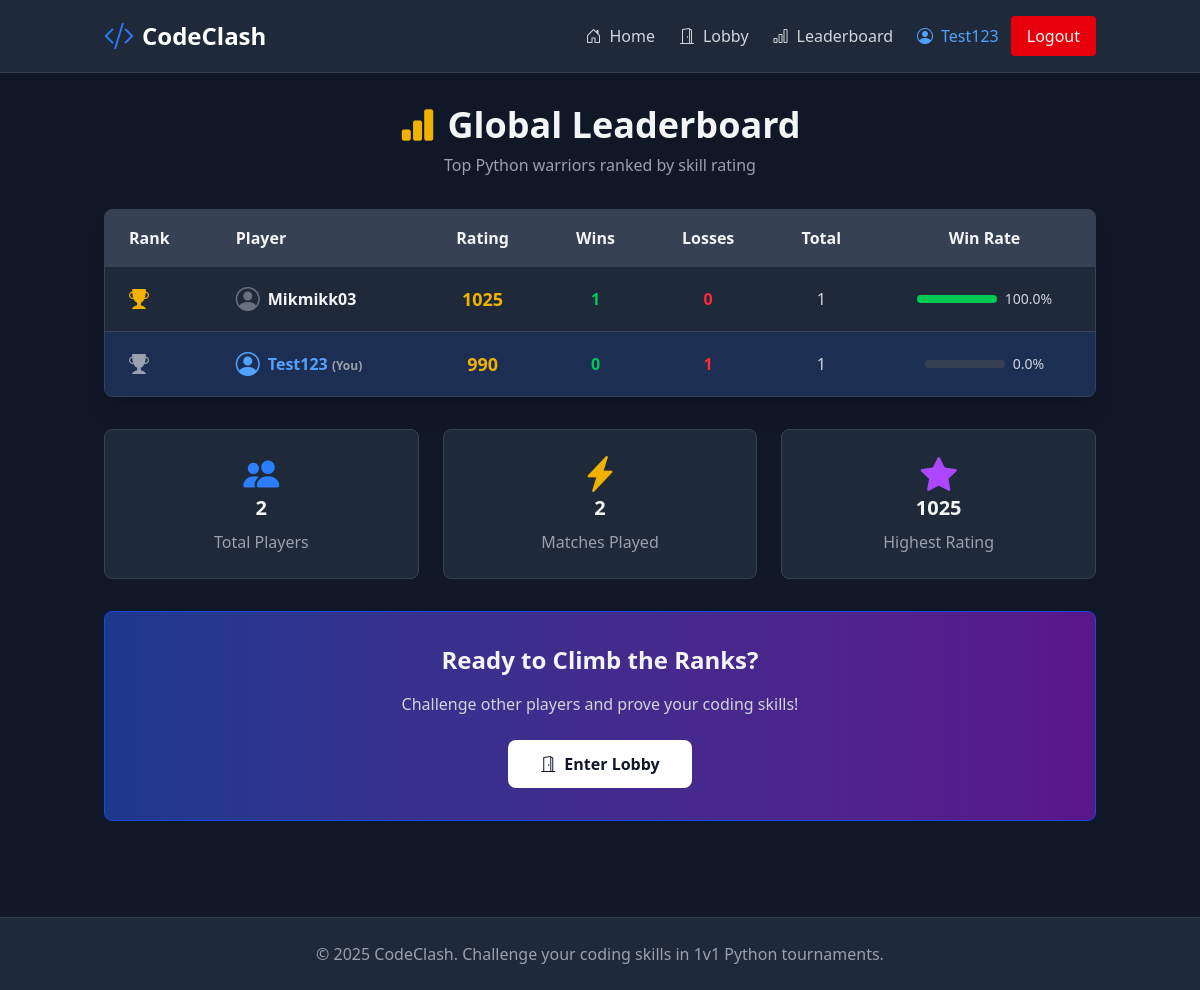
Page /leaderboard (signed in) on the committed database.
### tables this page shows
CREATE TABLE users (
            id INTEGER PRIMARY KEY AUTOINCREMENT,
            username TEXT UNIQUE NOT NULL,
            wins INTEGER DEFAULT 0,
            losses INTEGER DEFAULT 0,
            total_matches INTEGER DEFAULT 0,
            rating INTEGER DEFAULT 1000,
            created_at TIMESTAMP DEFAULT CURRENT_TIMESTAMP
        );

### app.py (the view)
@app.route('/leaderboard')
def leaderboard():
    conn = get_db()
    users = conn.execute('''
        SELECT username, wins, losses, total_matches,
               ROUND(CAST(wins AS FLOAT) / NULLIF(total_matches, 0) * 100, 2) as win_rate,
               rating
        FROM users
        ORDER BY rating DESC, wins DESC
        LIMIT 50
    ''').fetchall()
    conn.close()
    return render_template('leaderboard.html', users=users,
                         current_user=session.get('username'))

### app.py (called while the page is built)
def get_db():
    conn = sqlite3.connect(app.config['DATABASE'])
    conn.row_factory = sqlite3.Row
    return conn

### templates/leaderboard.html (shortened to what this page needs)
{% extends "base.html" %}
{% block content %}
<div class="container mx-auto px-4 py-8">
    <div class="max-w-5xl mx-auto">
        <div class="text-center mb-8">
            <h1 class="text-4xl font-bold mb-2 flex items-center justify-center gap-3">
                <i class="bi bi-bar-chart-fill text-yellow-500"></i>
                Global Leaderboard
            </h1>
            <p class="text-gray-400">Top Python warriors ranked by skill rating</p>
        </div>
        <div class="bg-gray-800 rounded-lg shadow-xl border border-gray-700 overflow-hidden">
            <div class="overflow-x-auto">
                <table class="w-full">
                    <thead class="bg-gray-700">
                        <tr>
                            <th class="px-6 py-4 text-left font-bold">Rank</th>
                            <th class="px-6 py-4 text-left font-bold">Player</th>
                            <th class="px-6 py-4 text-center font-bold">Rating</th>
                            <th class="px-6 py-4 text-center font-bold">Wins</th>
                            <th class="px-6 py-4 text-center font-bold">Losses</th>
                            <th class="px-6 py-4 text-center font-bold">Total</th>
                            <th class="px-6 py-4 text-center font-bold">Win Rate</th>
                        </tr>
                    </thead>
                    <tbody>
                        {% if users %}
                            {% for user in users %}
                            <tr class="border-t border-gray-700 hover:bg-gray-750 transition {% if user.username == current_user %}bg-blue-900/30{% endif %}">
                                <td class="px-6 py-4">
                                    <div class="flex items-center gap-2">
                                        {% if loop.index == 1 %}
                                            <i class="bi bi-trophy-fill text-yellow-500 text-xl"></i>
                                        {% elif loop.index == 2 %}
                                            <i class="bi bi-trophy-fill text-gray-400 text-xl"></i>
                                        {% elif loop.index == 3 %}
                                            <i class="bi bi-trophy-fill text-orange-600 text-xl"></i>
                                        {% else %}
                                            <span class="text-gray-400">#{{ loop.index }}</span>
                                        {% endif %}
                                    </div>
                                </td>
                                <td class="px-6 py-4">
                                    <div class="flex items-center gap-2">
                                        <i class="bi bi-person-circle text-2xl {% if user.username == current_user %}text-blue-400{% else %}text-gray-500{% endif %}"></i>
                                        <span class="font-bold {% if user.username == current_user %}text-blue-400{% endif %}">
                                            {{ user.username }}
                                            {% if user.username == current_user %}
                                                <span class="text-xs text-gray-400">(You)</span>
                                            {% endif %}
                                        </span>
                                    </div>
                                </td>
                                <td class="px-6 py-4 text-center">
                                    <span class="font-bold text-yellow-500 text-lg">{{ user.rating }}</span>
                                </td>
                                <td class="px-6 py-4 text-center">
                                    <span class="text-green-500 font-semibold">{{ user.wins }}</span>
                                </td>
                                <td class="px-6 py-4 text-center">
                                    <span class="text-red-500 font-semibold">{{ user.losses }}</span>
                                </td>
                                <td class="px-6 py-4 text-center">
                                    <span class="text-gray-300">{{ user.total_matches }}</span>
                                </td>
                                <td class="px-6 py-4 text-center">
                                    {% if user.total_matches > 0 %}
                                        <div class="flex items-center justify-center gap-2">
                                            <div class="w-20 bg-gray-700 rounded-full h-2">
                                                <div class="bg-green-500 h-2 rounded-full" style="width: {{ user.win_rate }}%"></div>
                                            </div>
                                            <span class="text-sm text-gray-300">{{ user.win_rate }}%</span>
                                        </div>
                                    {% else %}
                                        <span class="text-gray-500">-</span>
                                    {% endif %}
                                </td>
                            </tr>
                            {% endfor %}
                        {% endif %}
                    </tbody>
                </table>
            </div>
        </div>
        <div class="grid md:grid-cols-3 gap-6 mt-8">
            <div class="bg-gray-800 p-6 rounded-lg border border-gray-700 text-center">
                <i class="bi bi-people-fill text-4xl text-blue-500 mb-3"></i>
                <h3 class="text-xl font-bold mb-2">{{ users|length }}</h3>
                <p class="text-gray-400">Total Players</p>
            </div>
            <div class="bg-gray-800 p-6 rounded-lg border border-gray-700 text-center">
                <i class="bi bi-lightning-charge-fill text-4xl text-yellow-500 mb-3"></i>
                <h3 class="text-xl font-bold mb-2">{{ users|sum(attribute='total_matches') }}</h3>
                <p class="text-gray-400">Matches Played</p>
            </div>
            <div class="bg-gray-800 p-6 rounded-lg border border-gray-700 text-center">
                <i class="bi bi-star-fill text-4xl text-purple-500 mb-3"></i>
                <h3 class="text-xl font-bold mb-2">
                    {% if users %}
                        {{ users[0].rating }}
                    {% else %}
                        -
                    {% endif %}
                </h3>
                <p class="text-gray-400">Highest Rating</p>
            </div>
        </div>
        {% if current_user %}
        <div class="mt-8 bg-gradient-to-r from-blue-900 to-purple-900 rounded-lg p-8 text-center border border-blue-700">
            <h2 class="text-2xl font-bold mb-4">Ready to Climb the Ranks?</h2>
            <p class="text-gray-300 mb-6">Challenge other players and prove your coding skills!</p>
            <a href="/lobby" class="bg-white text-gray-900 font-bold py-3 px-8 rounded-lg hover:bg-gray-200 transition inline-flex items-center gap-2">
                <i class="bi bi-door-open"></i> Enter Lobby
            </a>
        </div>
        {% endif %}
    </div>
</div>
{% endblock %}

### templates/base.html (shortened to what this page needs)
<!DOCTYPE html>
<html lang="en">
<head>
    <script src="https://cdn.jsdelivr.net/npm/@tailwindcss/browser@4"></script>
    <link rel="stylesheet" href="https://cdn.jsdelivr.net/npm/bootstrap-icons@1.13.1/font/bootstrap-icons.min.css">
    <link rel="stylesheet" href="{{ url_for('static', filename='css/style.css') }}">
</head>
<body class="bg-gray-900 text-gray-100">
    <nav class="bg-gray-800 border-b border-gray-700">
        <div class="container mx-auto px-4 py-4">
            <div class="flex items-center justify-between">
                <div class="flex items-center space-x-2">
                    <i class="bi bi-code-slash text-3xl text-blue-500"></i>
                    <a href="/" class="text-2xl font-bold text-white hover:text-blue-400 transition">CodeClash</a>
                </div>
                <div class="flex items-center space-x-6">
                    <a href="/" class="text-gray-300 hover:text-white transition flex items-center gap-2">
                        <i class="bi bi-house-door"></i> Home
                    </a>
                    {% if session.get('user_id') %}
                    <a href="/lobby" class="text-gray-300 hover:text-white transition flex items-center gap-2">
                        <i class="bi bi-door-open"></i> Lobby
                    </a>
                    <a href="/leaderboard" class="text-gray-300 hover:text-white transition flex items-center gap-2">
                        <i class="bi bi-bar-chart"></i> Leaderboard
                    </a>
                    <div class="flex items-center gap-3">
                        <span class="text-blue-400 flex items-center gap-2">
                            <i class="bi bi-person-circle"></i> {{ session.get('username') }}
                        </span>
                        <a href="/logout" class="bg-red-600 hover:bg-red-700 px-4 py-2 rounded transition">
                            Logout
                        </a>
                    </div>
                    {% else %}
                    <a href="/leaderboard" class="text-gray-300 hover:text-white transition flex items-center gap-2">
                        <i class="bi bi-bar-chart"></i> Leaderboard
                    </a>
                    {% endif %}
                </div>
            </div>
        </div>
    </nav>
    <main>
        {% block content %}{% endblock %}
    </main>
    <footer class="bg-gray-800 border-t border-gray-700 mt-16">
        <div class="container mx-auto px-4 py-6 text-center text-gray-400">
            <p>&copy; 2025 CodeClash. Challenge your coding skills in 1v1 Python tournaments.</p>
        </div>
    </footer>
</body>
</html>

### rows in the picture
users: get "Test123", username "Test123", shows "(You)", rating "990", wins "0", losses "1", total_matches "1", win_rate "0.0"
users: username "Mikmikk03", rating "1025", wins "1", losses "0", total_matches "1", win_rate "100.0"

### other values in the picture
{{ users|length }} "2"
{{ users|sum(attribute='total_matches') }} "2"
